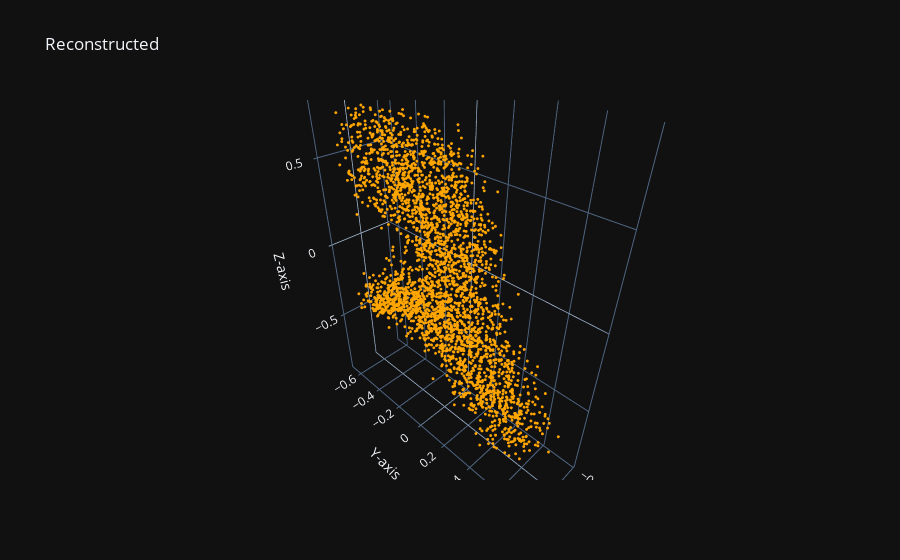
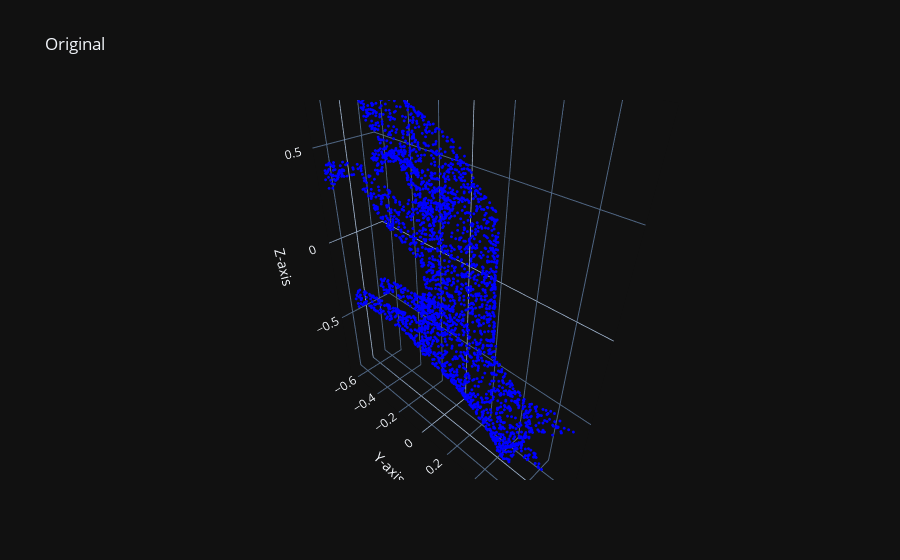

Here is the notebook cell these charts were saved with, in order:
### Code cell
import random

name_filter = 'Human'
filtered_annotations = [annotation for annotation in dataset.annotations.values() if
                        name_filter in annotation['name'] or name_filter in annotation['custom_label']]

id = dataset.uids.index(random.choice(filtered_annotations)['uid'])

id = dataset.uids.index('f25a052be431440fad238bcf736122e5')

with torch.no_grad():
    x = dataset[id]['pointcloud'][None].to(device)
    model.eval()
    code = model.encode(x)
    recons = model.decode(code, x.size(1), flexibility=0.0).detach()

for i in range(len(recons)):
    show(i)

### Figure 1 — Plotly figure (JSON) as saved in the notebook; plotly's stock layout.template omitted (floating-point values rounded to 4 significant figures; data arrays with more than 128 entries replaced by an {"elided": "..."} marker saying what was removed)
{"data": [{"marker": {"color": "orange", "size": 1}, "mode": "markers", "x": {"elided": "3000 float values"}, "y": {"elided": "3000 float values"}, "z": {"elided": "3000 float values"}, "type": "scatter3d"}], "layout": {"scene": {"xaxis": {"title": {"text": "X-axis"}}, "yaxis": {"title": {"text": "Y-axis"}}, "zaxis": {"title": {"text": "Z-axis"}}, "aspectmode": "data"}, "title": {"text": "Reconstructed"}}}

### Figure 2 — Plotly figure (JSON) as saved in the notebook; plotly's stock layout.template omitted (floating-point values rounded to 4 significant figures; data arrays with more than 128 entries replaced by an {"elided": "..."} marker saying what was removed)
{"data": [{"marker": {"color": "blue", "size": 1}, "mode": "markers", "x": {"elided": "3000 float values"}, "y": {"elided": "3000 float values"}, "z": {"elided": "3000 float values"}, "type": "scatter3d"}], "layout": {"scene": {"xaxis": {"title": {"text": "X-axis"}}, "yaxis": {"title": {"text": "Y-axis"}}, "zaxis": {"title": {"text": "Z-axis"}}, "aspectmode": "data"}, "title": {"text": "Original"}}}
